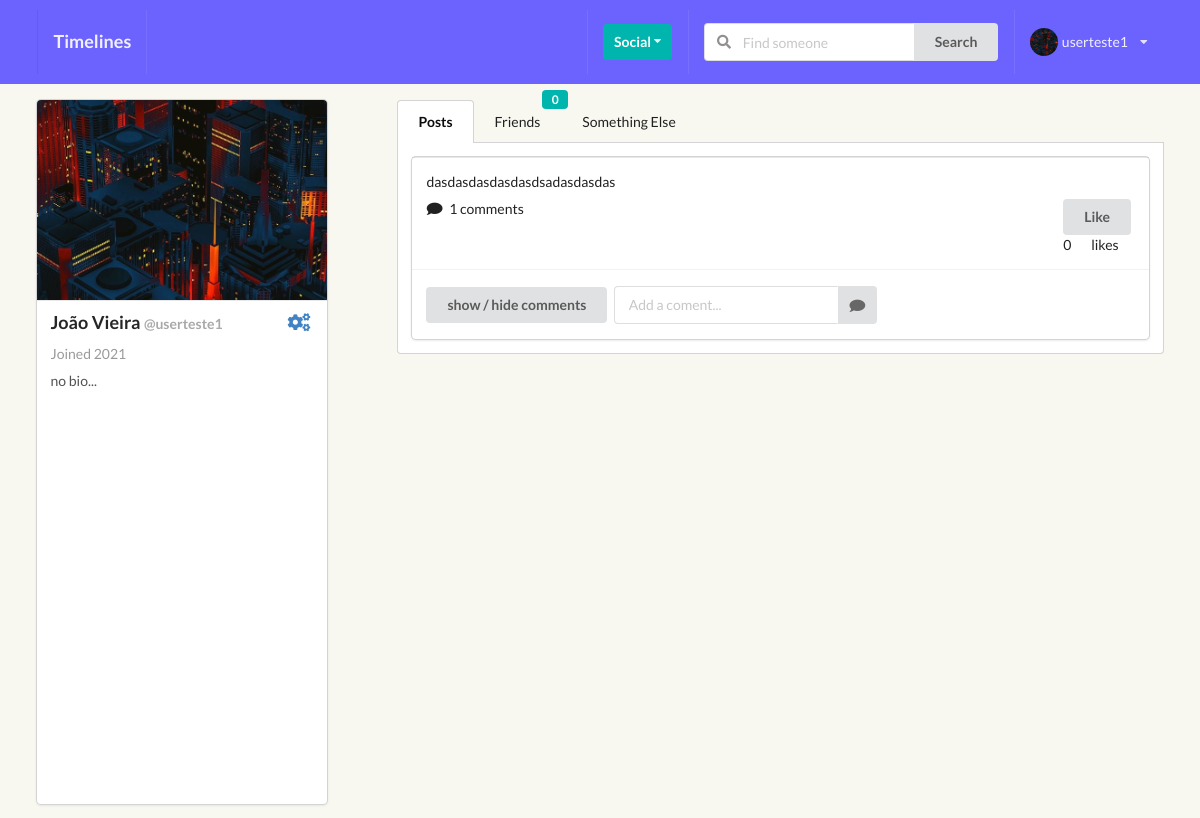
Page /profiles/myprofile/ (signed in) on the committed database.
### perfil/models.py (models this page shows, shortened)
class Profile(models.Model):
    first_name = models.CharField(max_length=200, blank=True)
    last_name = models.CharField(max_length=200, blank=True)
    username = models.OneToOneField(User, on_delete=models.CASCADE)
    bio = models.TextField(default="no bio...", max_length=300)
    email = models.EmailField(max_length=200, blank=True)
    country = models.CharField(max_length=200, blank=True)
    avatar = models.ImageField(default='avatar.png', upload_to='avatars/')
    friends = models.ManyToManyField(User, blank=True, related_name='friends')
    slug = models.SlugField(unique=True, blank=True)
    updated = models.DateTimeField(auto_now=True)
    created = models.DateTimeField(auto_now_add=True)
    objects = ProfileManager()
    def __str__(self):
        return f"{self.username}"
    def get_friends(self):
        return self.friends.all()
    def get_friends_no(self):
        return self.friends.count()
    def created_str(self):
        new_created = self.created.strftime('%y')
        return new_created
    __initial_first_name = None
    __initial_last_name = None
    def __init__(self, *args, **kwargs):
        super().__init__(*args, **kwargs)
        self.__initial_first_name = self.first_name
        self.__initial_last_name = self.last_name

### posts/models.py (models this page shows, shortened)
class Post(models.Model):
    content = models.TextField()
    image = models.ImageField(upload_to='posts', validators=[FileExtensionValidator(['png', 'jpg', 'jpeg'])], blank=True)
    liked = models.ManyToManyField(Profile, blank=True, related_name='likes')
    updated = models.DateTimeField(auto_now=True)
    created = models.DateTimeField(auto_now_add=True)
    author = models.ForeignKey(Profile, on_delete=models.CASCADE, related_name='posts')
    def num_likes(self):
        return self.liked.all().count()
    def num_comments(self):
        return self.comment_set.all().count()
    class Meta:
        ordering = ('-created',)

### perfil/views.py (the view, shortened to what this page needs)
# urls.py: path('myprofile/', my_profile_view, name="my-profile-view"),
@login_required
def my_profile_view(request):
    profile = Profile.objects.get(username=request.user)
    form = ProfileModelForm(request.POST or None, request.FILES or None, instance=profile)
    friends_qs = Profile.get_friends(request.user)
    confirm = False
    no_posts = False
    no_friends = False
    posts_qs = Post.objects.filter(author = profile)
    if bool(posts_qs) == False:
        no_posts = True
    c_form = CommentModelForm()
    if bool(friends_qs) == False:
        no_friends = True
    if 'update_profile' in request.POST:
        if form.is_valid():
            form.save()
            confirm = True
    context = {
        'no_friends': no_friends,
        'no_posts': no_posts,
        'user_posts': posts_qs,
        'friendlist': friends_qs,
        'profile': profile,
        'form': form,
        'confirm': confirm,
        'c_form': c_form,
    }
    return render(request, 'perfil/myprofile.html', context)

### perfil/forms.py
class ProfileModelForm(forms.ModelForm):
    class Meta:
        model = Profile
        fields = ('first_name', 'last_name', 'bio', 'avatar')

### posts/forms.py
class CommentModelForm(forms.ModelForm):
    body = forms.CharField(label='', widget=forms.TextInput(attrs={'placeholder': 'Add a coment...'}))
    class Meta:
        model = Comment
        fields = ('body',)

### perfil/context_processors.py (called while the page is built)
def profile_pic(request):
    if request.user.is_authenticated:
        profile_obj = Profile.objects.get(username=request.user)
        pic = profile_obj.avatar
        return {'picture':pic}
    return {}

def invitations_received_no(request):
    if request.user.is_authenticated:
        profile_obj = Profile.objects.get(username=request.user)
        qs_count = Relationship.objects.invitations_received(profile_obj).count()
        return {'invites_num':qs_count}
    return {}

### perfil/models.py (called while the page is built)
    def invitations_received(self, receiver):
        qs = Relationship.objects.filter(receiver=receiver, status='send')
        return qs

### perfil/templates/perfil/myprofile.html (shortened to what this page needs)
{% extends 'base.html' %} {% block title %} my profile {% endblock title %} {% block content %}
<div class="ui grid">
    <div class="five wide column">
        <div class="ui card" style="height: 88vh;">
            <div class="image">
                <img src="{{profile.avatar.url}}" class="profile-pic-personal-page">
            </div>
            <div class="content">
                <p class="header">{{profile.first_name}} {{profile.last_name}} <span class="small_text">@{{profile.username}}</span><a class="update_account right"><i class="cogs icon"></i></a></p>
                <div class="meta">
                    <span class="date">Joined 20{{profile.created_str}}</span>
                </div>
                <div class="description">
                    {{profile.bio}}
                </div>
            </div>
        </div>
    </div>
    <div class="eleven wide column">
        <div class="ui top attached tabular menu">
            <a class="item active" data-tab="first">Posts</a>
            <a class="item" data-tab="second">Friends<div class="floating ui teal label">{{profile.get_friends_no}}</div></a>
            <a class="item" data-tab="third">Something Else</a>
        </div>
        <div class="ui bottom attached tab segment active" data-tab="first">
            {% if no_posts == True %}
            <h3>You haven't posted anything yet, take your first step in here and share something with the community!</h3>
            {% else %} {% for post in user_posts %}
            <div class="ui fluid card">
                <div class="content">
                    <p> {{ post.content }} </p>
                    <div class="right floated">
                        <form action="{% url 'posts:like-post-view' %}" method="POST" class='like-form' id='{{post.id}}'>
                            <button type="submit" class="ui button like-btn{{post.id}}">
                                {% if profile not in post.liked.all %}
                                    Like
                                {% else %}
                                    Unlike
                                {% endif %}
                            </button>
                            <div class="ui grid">
                                <div class="column">
                                    <div class="like-count{{post.id}}"> {{post.num_likes}} </div>
                                </div>
                                <div class="column">
                                    likes
                                </div>
                            </div>
                        </form>
                    </div>
                    <i class="comment icon"></i>
                    <span> {{ post.num_comments }} comments</span>
                </div>
                <div class="extra content">
                    <button class="cmt_btn ui button mb-5">show / hide comments</button>
                    <form action="" method="POST" class="ui action input form">
                        <input type="hidden" name="post_id" value={{post.id}}> {{ c_form }}
                        <button type="submit" name="submit_c_form" class="ui icon button">
                          <i class="comment icon"></i>
                        </button>
                    </form>
                </div>
            </div>
            {% endfor %} {% endif %}
        </div>
    </div>
</div>
{% endblock content %}>

### templates/main/navbar.html (shortened to what this page needs)
<div class="ui inverted menu nav mb-7 fixed top sticky" style="background-color: #6C63FF !important;">
    <div class="ui container">
        <a href="{% url 'posts:main-post-view' %}" class="item">
            <h3>Timelines</h3>
        </a>
        <div class="right menu">
            {% if request.user.is_authenticated %}
            <div class="item">
                <div class="ui floating dropdown icon button teal"> Social
                    <i class="dropdown icon"></i>
                </div>
            </div>
            <div class="item">
                <form action="{% url 'perfil:profile-search' %}" method="POST">
                    <div class="ui action left icon input">
                        <input class="prompt" type="text" name='searched_name' placeholder="Find someone">
                        <button type='submit' class="ui button">Search</button>
                    </div>
                </form>
            </div>
            <div class="item ui floating dropdown">
                <img src={{picture.url}} class='ui avatar image'>{{ request.user }}<i class="dropdown icon"></i>
            </div>
        </div>
        {% endif %}
    </div>
</div>

### static_project/style.css (style rules this page uses)
body { background: #F8F8F1 !important; }
.nav { border-radius: 0px !important; padding: 10px 0 10px 0 !important; }
.mb-7 { margin-bottom: 7px !important; }
.small_text { font-size: 1rem; color: darkgrey; }
.right { float: right; }
.left { float: left; }
.mb-5 { margin-bottom: 5px !important; }
.fixed { position: fixed !important; }
.profile-pic-personal-page { max-height: 200px; min-height: 200px; object-fit: cover; }

### static_project/not_logged.css (style rules this page uses)
body { -webkit-font-smoothing: antialiased; -moz-font-smoothing: grayscale; }
@media only screen and (min-width: 768px) { .ui.container { width: 700px; max-width: 700px; } }

### rows in the picture
Profile: avatar (picture), first_name "João", last_name "Vieira", username "userteste1", created_str "21", bio "no bio...", get_friends_no "0"
Post: content "dasdasdasdasdasdsadasdasdas", shows "Like", num_likes "0", num_comments "1"

### other values in the picture
{{ request.user }} "userteste1"
